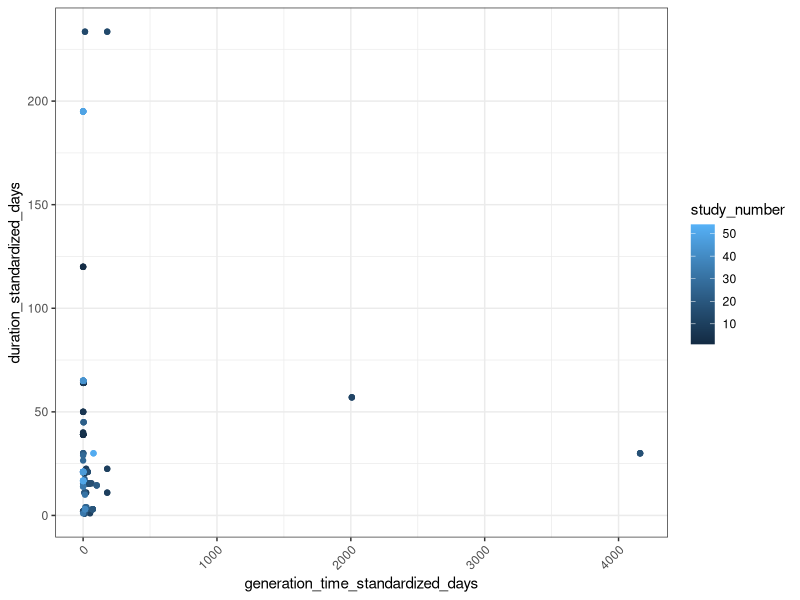
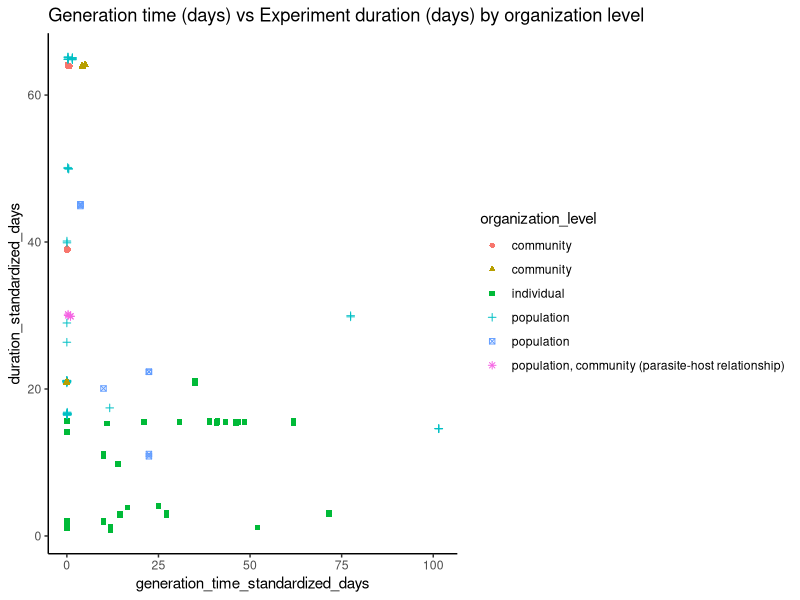
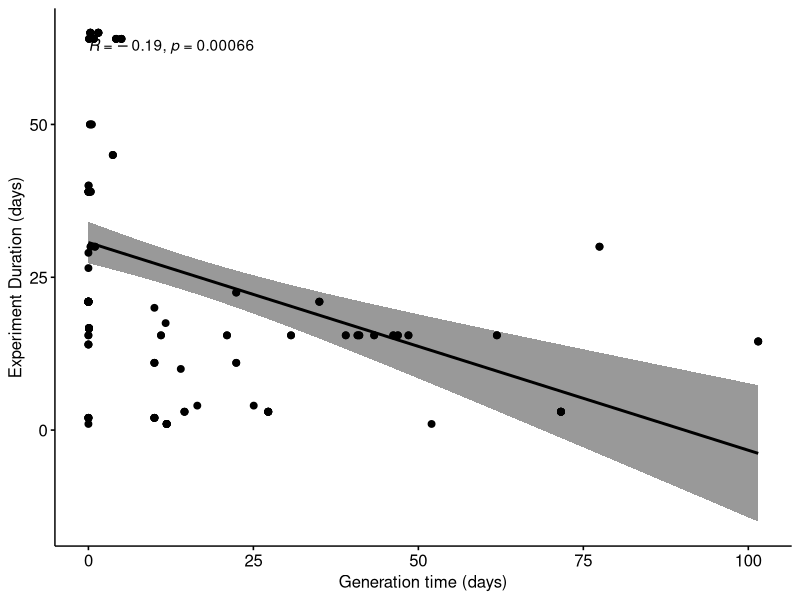
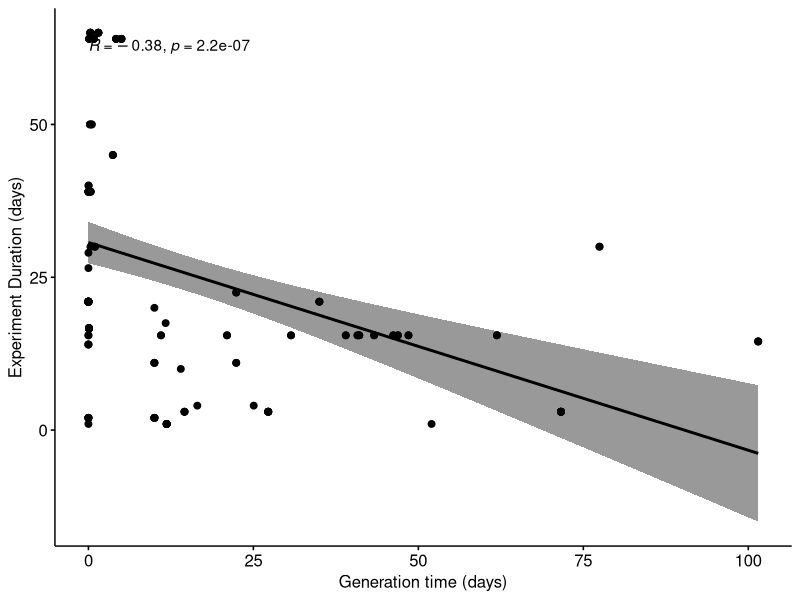

Write R code to recreate these figures, in order.
####Preliminary plots of extracted current studies 
install.packages("lubdriate")
install.packages("ggpubr")
library(tidyverse)
library(lubridate)
library(dplyr)
library(ggpubr)

var_raw<-read.csv("varMATRIX.csv")
glimpse(var_raw)

##histograms for:
#organization level overall
plot1<-ggplot(var_raw, aes(x=organization_level))+
  geom_bar()+
  theme_bw()+
  theme(axis.text.x = element_text(angle = 45, hjust = 1))+
  labs(title="Organization level distribution")

#organizarion level colored by study 
plot2<-ggplot(var_raw, aes(x=organization_level, fill=as.factor(study_number)))+
  geom_bar()+
  theme_bw()+
  theme(axis.text.x = element_text(angle = 45, hjust = 1))+
  labs(title="Study organization level distribution")

#organization level colored by variation color 
plot3<-ggplot(var_raw, aes(x=organization_level, fill=variation_color))+
  geom_bar()+
  theme_bw()+
  theme(axis.text.x = element_text(angle = 45, hjust = 1))+
  labs(title="Variation color in different organization levels")

#organization level colored by wave type 
plot8<-ggplot(var_raw, aes(x=organization_level, fill=wave_type))+
  geom_bar()+
  theme_bw()+
  theme(axis.text.x = element_text(angle = 45, hjust = 1))+
  labs(title="Variation wave type in different organization levels")

#organization level broken out by independent variable
plot4<-ggplot(var_raw, aes(x=organization_level, fill=independent_variable))+
  geom_bar()+
  theme_bw()+
  theme(axis.text.x = element_text(angle = 45, hjust = 1))+
  labs(title="Independent variables in different organization levels")

#independent variables overall
plot5<-ggplot(var_raw, aes(x=independent_variable))+
  geom_bar()+
  theme_bw()+
  theme(axis.text.x = element_text(angle = 45, hjust = 1))

#dependent variables overall
plot6<-ggplot(var_raw, aes(x=dependent_variable))+
  geom_bar()+
  theme_bw()+
  theme(axis.text.x = element_text(angle = 45, hjust = 1))

#dependent variables by genus
plot7<-ggplot(var_raw, aes(x=dependent_variable, fill=as.factor(organization_level)))+
  geom_bar()+
  theme_bw()+
  theme(axis.text.x = element_text(angle = 45, hjust = 1))

###################
ggplot(var_raw, aes(x=generation_time_standardized_days, y=duration_standardized_days, color=study_number))+
  geom_point()+
  theme_bw()+
  theme(axis.text.x = element_text(angle = 45, hjust = 1))

###filtering for majority studies generation time
var_majority<-filter(var_raw, generation_time_standardized_days < 110, duration_standardized_days < 100)

#scatterplot of GT vs experiment duration coded by organization level
ggplot(var_majority, aes(x=generation_time_standardized_days, y=duration_standardized_days, shape=organization_level, color=organization_level))+
  geom_jitter()+
  theme_classic()+
  labs(title="Generation time (days) vs Experiment duration (days) by organization level")

######correlation plots#####
#generation time vs duration--kendall correlation
ggscatter(var_majority, x = "generation_time_standardized_days", y = "duration_standardized_days", 
          add = "reg.line", conf.int = TRUE, 
          cor.coef = TRUE, cor.method = "kendall",
          xlab = "Generation time (days)", ylab = "Experiment Duration (days)")
#generation time vs duration--pearson correlation 
ggscatter(var_majority, x = "generation_time_standardized_days", y = "duration_standardized_days", 
          add = "reg.line", conf.int = TRUE, 
          cor.coef = TRUE, cor.method = "pearson",
          xlab = "Generation time (days)", ylab = "Experiment Duration (days)")

#filtering by organization level 
#individual 
var_individual<-filter(var_majority, organization_level == "individual", generation_time_standardized_days > 0)

#population 
var_pop<-filter(var_majority, organization_level == "population", generation_time_standardized_days > 0)

#community
var_comm<-filter(var_majority, organization_level == "community", generation_time_standardized_days > 0)


#generation time vs duration at individual level 
a<-ggscatter(var_individual, x = "generation_time_standardized_days", y = "duration_standardized_days", 
          add = "reg.line", conf.int = TRUE, 
          cor.coef = TRUE, cor.method = "kendall",
          xlab = "Generation time (days)", ylab = "Experiment Duration (days)")

#generation time vs duration at population level 
b<-ggscatter(var_pop, x = "generation_time_standardized_days", y = "duration_standardized_days", 
          add = "reg.line", conf.int = TRUE, 
          cor.coef = TRUE, cor.method = "kendall",
          xlab = "Generation time (days)", ylab = "Experiment Duration (days)")
#generation time vs duration at community level 
c<-ggscatter(var_comm, x = "generation_time_standardized_days", y = "duration_standardized_days", 
          add = "reg.line", conf.int = TRUE, 
          cor.coef = TRUE, cor.method = "kendall",
          xlab = "Generation time (days)", ylab = "Experiment Duration (days)")

  
  
